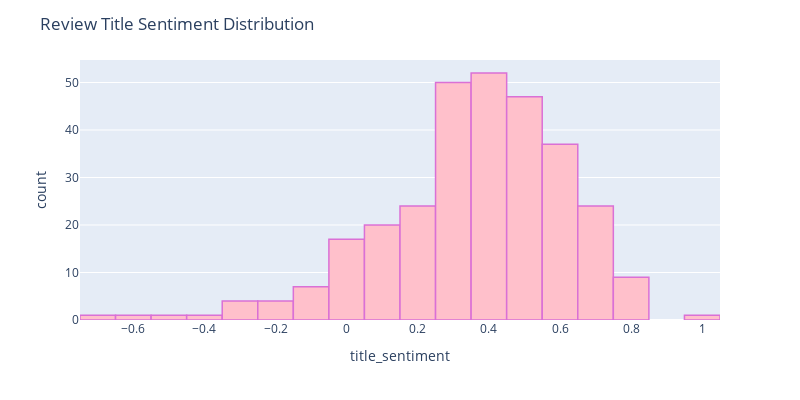
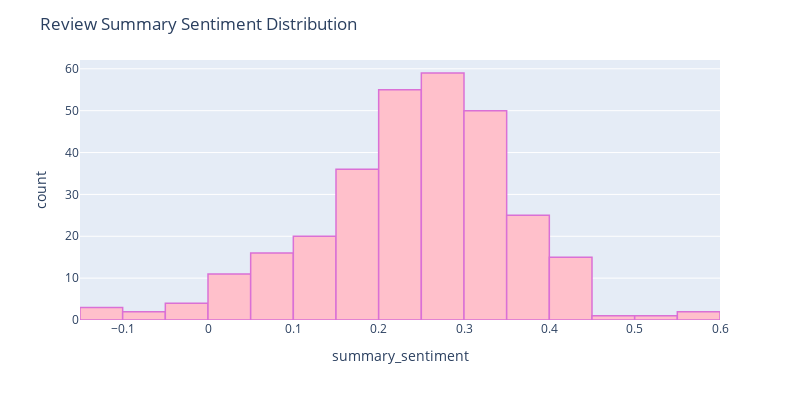

The cell these charts' notebook holds for them, in order:
### Markdown cell above
### Distribution Plot

### Code cell
%matplotlib inline
fig2 = px.histogram(hotels_df, x="title_sentiment",  width=800, height=400)
fig2.update_traces(marker_color="pink",marker_line_color='orchid',
                  marker_line_width=1.5)
fig2.update_layout(title_text='Review Title Sentiment Distribution')
fig2.show()

%matplotlib inline
fig3 = px.histogram(hotels_df, x="summary_sentiment",  width=800, height=400)
fig3.update_traces(marker_color="pink",marker_line_color='orchid',
                  marker_line_width=1.5)
fig3.update_layout(title_text='Review Summary Sentiment Distribution')
fig3.show()

### Figure 1 — Plotly figure (JSON) as saved in the notebook; plotly's stock layout.template omitted (floating-point values rounded to 4 significant figures; data arrays with more than 128 entries replaced by an {"elided": "..."} marker saying what was removed)
{"data": [{"alignmentgroup": "True", "bingroup": "x", "hovertemplate": "title_sentiment=%{x}<br>count=%{y}<extra></extra>", "legendgroup": "", "marker": {"color": "pink", "line": {"color": "orchid", "width": 1.5}, "pattern": {"shape": ""}}, "name": "", "offsetgroup": "", "orientation": "v", "showlegend": false, "type": "histogram", "x": {"elided": "300 float values"}, "xaxis": "x", "yaxis": "y"}], "layout": {"barmode": "relative", "height": 400, "legend": {"tracegroupgap": 0}, "margin": {"t": 60}, "title": {"text": "Review Title Sentiment Distribution"}, "width": 800, "xaxis": {"anchor": "y", "domain": [0, 1], "title": {"text": "title_sentiment"}}, "yaxis": {"anchor": "x", "domain": [0, 1], "title": {"text": "count"}}}}

### Figure 2 — Plotly figure (JSON) as saved in the notebook; plotly's stock layout.template omitted (floating-point values rounded to 4 significant figures; data arrays with more than 128 entries replaced by an {"elided": "..."} marker saying what was removed)
{"data": [{"alignmentgroup": "True", "bingroup": "x", "hovertemplate": "summary_sentiment=%{x}<br>count=%{y}<extra></extra>", "legendgroup": "", "marker": {"color": "pink", "line": {"color": "orchid", "width": 1.5}, "pattern": {"shape": ""}}, "name": "", "offsetgroup": "", "orientation": "v", "showlegend": false, "type": "histogram", "x": {"elided": "300 float values"}, "xaxis": "x", "yaxis": "y"}], "layout": {"barmode": "relative", "height": 400, "legend": {"tracegroupgap": 0}, "margin": {"t": 60}, "title": {"text": "Review Summary Sentiment Distribution"}, "width": 800, "xaxis": {"anchor": "y", "domain": [0, 1], "title": {"text": "summary_sentiment"}}, "yaxis": {"anchor": "x", "domain": [0, 1], "title": {"text": "count"}}}}
